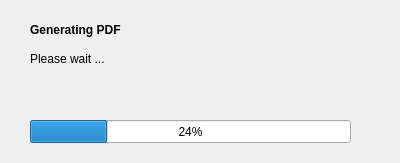
<?xml version="1.0" encoding="UTF-8"?>
<ui version="4.0">
 <class>Form</class>
 <widget class="QWidget" name="Form">
  <property name="geometry">
   <rect>
    <x>0</x>
    <y>0</y>
    <width>400</width>
    <height>163</height>
   </rect>
  </property>
  <property name="windowTitle">
   <string>Generating PDF</string>
  </property>
  <widget class="QProgressBar" name="progressBar">
   <property name="geometry">
    <rect>
     <x>30</x>
     <y>120</y>
     <width>321</width>
     <height>23</height>
    </rect>
   </property>
   <property name="value">
    <number>24</number>
   </property>
  </widget>
  <widget class="QLabel" name="label1">
   <property name="geometry">
    <rect>
     <x>30</x>
     <y>20</y>
     <width>121</width>
     <height>20</height>
    </rect>
   </property>
   <property name="font">
    <font>
     <weight>75</weight>
     <bold>true</bold>
    </font>
   </property>
   <property name="text">
    <string>Generating PDF</string>
   </property>
  </widget>
  <widget class="QLabel" name="label2">
   <property name="geometry">
    <rect>
     <x>30</x>
     <y>50</y>
     <width>101</width>
     <height>17</height>
    </rect>
   </property>
   <property name="text">
    <string>Please wait ...</string>
   </property>
  </widget>
 </widget>
 <resources/>
 <connections/>
</ui>
